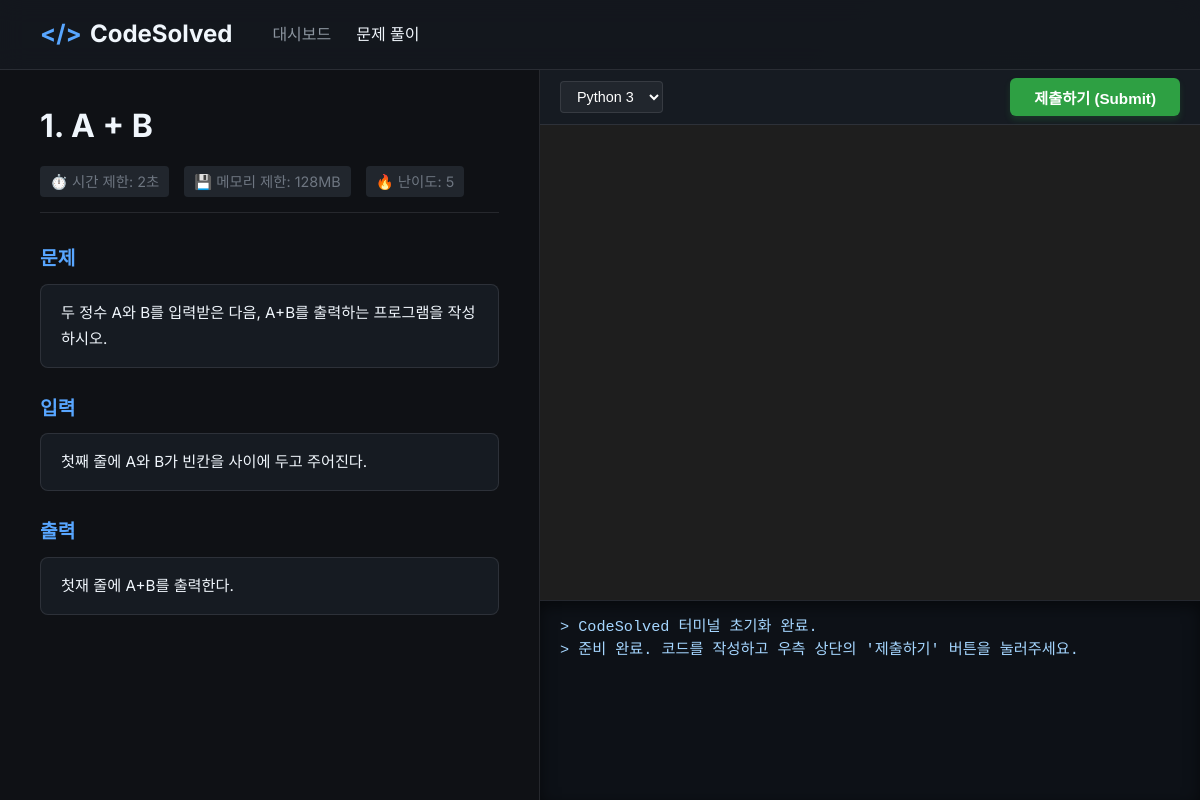
The app's page /problem.php with its own data.
### tables this page shows
CREATE TABLE problems (
    id INT AUTO_INCREMENT PRIMARY KEY,
    title VARCHAR(100) NOT NULL,
    description TEXT NOT NULL,
    input_desc TEXT NOT NULL,
    output_desc TEXT NOT NULL,
    difficulty INT NOT NULL,  
    type ENUM('python', 'sql') NOT NULL,
    time_limit FLOAT DEFAULT 2.0,  
    memory_limit INT DEFAULT 128,  
    answer_query TEXT DEFAULT NULL,
    correct_result LONGTEXT DEFAULT NULL,  
    create_at TIMESTAMP DEFAULT CURRENT_TIMESTAMP
);

### problem.php (the view, shortened to what this page needs)
<?php
require_once __DIR__ . '/config/db.php';
$problem_id = isset($_GET['id']) ? (int)$_GET['id'] : 1;
$stmt = $pdo->prepare("SELECT * FROM problems WHERE id = :id");
$stmt->execute(['id' => $problem_id]);
$problem = $stmt->fetch();
?>
<!DOCTYPE html>
<html lang="ko">
<head>
    <link rel="stylesheet" href="assets/css/style.css">
</head>
<body>
    <header>
        <div class="logo">
            <span>&lt;/&gt;</span> CodeSolved
        </div>
        <div class="nav-links">
            <a href="index.php">대시보드</a>
            <a href="problem.php?id=1" class="active">문제 풀이</a>
        </div>
    </header>
    <div class="ide-container">
        <div class="problem-panel">
            <h1 class="problem-title">
                <?php echo $problem['id'] . ". " . htmlspecialchars($problem['title']); ?>
            </h1>
            <div class="problem-meta">
                <span>⏱️ 시간 제한: <?php echo htmlspecialchars($problem['time_limit']); ?>초</span>
                <span>💾 메모리 제한: <?php echo htmlspecialchars($problem['memory_limit']); ?>MB</span>
                <span>🔥 난이도: <?php echo htmlspecialchars($problem['difficulty']); ?></span>
            </div>
            <div class="section-title">문제</div>
            <div class="section-content">
                <?php echo nl2br(htmlspecialchars($problem['description'])); ?>
            </div>
            <div class="section-title">입력</div>
            <div class="section-content">
                <?php echo nl2br(htmlspecialchars($problem['input_desc'])); ?>
            </div>
            <div class="section-title">출력</div>
            <div class="section-content">
                <?php echo nl2br(htmlspecialchars($problem['output_desc'])); ?>
            </div>
        </div>
        <div class="editor-panel">
            <div class="editor-toolbar">
                <select id="lang-select" style="padding: 6px 12px; border-radius: 4px; background: var(--bg-tertiary); color: white; border: 1px solid var(--border-color); font-weight: 500; font-size: 0.9rem; outline: none;">
                    <?php if ($problem['type'] === 'python'): ?>
                        <option value="python">Python 3</option>
                    <?php elseif ($problem['type'] === 'sql'): ?>
                        <option value="sql">MySQL</option>
                    <?php endif; ?>
                </select>
                <button id="submit-btn" class="btn-submit" onclick="submitCode()">제출하기 (Submit)</button>
            </div>
            <div id="monaco-editor"></div>
            <div class="console-panel" id="console-output">
                > CodeSolved 터미널 초기화 완료.<br>
                > 준비 완료. 코드를 작성하고 우측 상단의 '제출하기' 버튼을 눌러주세요.
            </div>
        </div>
    </div>
</body>
</html>

### assets/css/style.css (style rules this page uses)
:root { --bg-primary: #0f1115; --bg-secondary: #161b22; --bg-tertiary: #21262d; --text-primary: #f0f6fc; --text-secondary: #8b949e; --text-muted: #6e7681; --accent-color: #58a6ff; --accent-hover: #79c0ff; --success: #2ea043; --warning: #d29922; --error: #f85149; --border-color: rgba(240, 246, 252, 0.1); --glass-bg: rgba(22, 27, 34, 0.7); --glass-blur: blur(12px); --transition: all 0.3s cubic-bezier(0.25, 0.8, 0.25, 1); --shadow-sm: 0 4px 6px rgba(0,0,0,0.1); --shadow-md: 0 10px 20px rgba(0,0,0,0.2); --shadow-glow: 0 0 15px rgba(88, 166, 255, 0.15); }
* { margin: 0; padding: 0; box-sizing: border-box; }
body { background-color: var(--bg-primary); color: var(--text-primary); font-family: 'Inter', -apple-system, sans-serif; line-height: 1.6; background-image: radial-gradient(circle at 15% 50%, rgba(88, 166, 255, 0.05), transparent 25%), radial-gradient(circle at 85% 30%, rgba(46, 160, 67, 0.05), transparent 25%); background-attachment: fixed; }
a { color: var(--accent-color); text-decoration: none; transition: var(--transition); }
header { background: var(--glass-bg); backdrop-filter: var(--glass-blur); -webkit-backdrop-filter: var(--glass-blur); border-bottom: 1px solid var(--border-color); height: 70px; display: flex; align-items: center; padding: 0 40px; position: sticky; top: 0; z-index: 100; }
.logo { font-size: 1.5rem; font-weight: 700; color: var(--text-primary); margin-right: 40px; display: flex; align-items: center; gap: 8px; }
.logo span { color: var(--accent-color); }
.nav-links { display: flex; gap: 25px; }
.nav-links a { color: var(--text-secondary); font-weight: 500; position: relative; padding: 5px 0; }
.nav-links a:hover, .nav-links a.active { color: var(--text-primary); }

### problem.php (style rules this page uses)
.ide-container { display: flex; height: calc(100vh - 70px); background-color: var(--bg-primary); }
.problem-panel { width: 45%; padding: 30px 40px; overflow-y: auto; border-right: 1px solid var(--border-color); }
.editor-panel { width: 55%; display: flex; flex-direction: column; background-color: #1e1e1e; }
.editor-toolbar { height: 55px; background: var(--bg-secondary); border-bottom: 1px solid var(--border-color); display: flex; align-items: center; padding: 0 20px; justify-content: space-between; }
#monaco-editor { flex-grow: 1; }
.console-panel { height: 200px; background-color: #0d1117; border-top: 1px solid var(--border-color); padding: 15px 20px; font-family: 'Consolas', 'Courier New', monospace; color: #a5d6ff; overflow-y: auto; font-size: 0.95rem; line-height: 1.5; box-shadow: inset 0 5px 15px rgba(0, 0, 0, 0.5); }
.btn-submit { background-color: var(--success); color: white; border: none; padding: 8px 24px; border-radius: 6px; font-weight: 600; font-size: 0.95rem; cursor: pointer; transition: var(--transition); box-shadow: 0 4px 6px rgba(46, 160, 67, 0.2); }
.problem-title { font-size: 2rem; font-weight: 700; margin-bottom: 15px; color: var(--text-primary); }
.problem-meta { display: flex; gap: 15px; margin-bottom: 30px; padding-bottom: 15px; border-bottom: 1px solid var(--border-color); font-size: 0.9rem; color: var(--text-muted); }
.problem-meta span { background: var(--bg-tertiary); padding: 4px 10px; border-radius: 4px; }
.section-title { font-size: 1.2rem; font-weight: 600; color: var(--accent-color); margin: 25px 0 10px 0; }
.section-content { background: var(--bg-secondary); padding: 15px 20px; border-radius: 8px; line-height: 1.7; font-size: 0.95rem; border: 1px solid var(--border-color); }

### records on screen
problems: id "1", title "A + B", time_limit "2", memory_limit "128", difficulty "5", description "두 정수 A와 B를 입력받은 다음, A+B를 출력하는 프로그램을 작성하시오.", input_desc "첫째 줄에 A와 B가 빈칸을 사이에 두고 주어진다.", output_desc "첫재 줄에 A+B를 출력한다.", type "Python 3"
